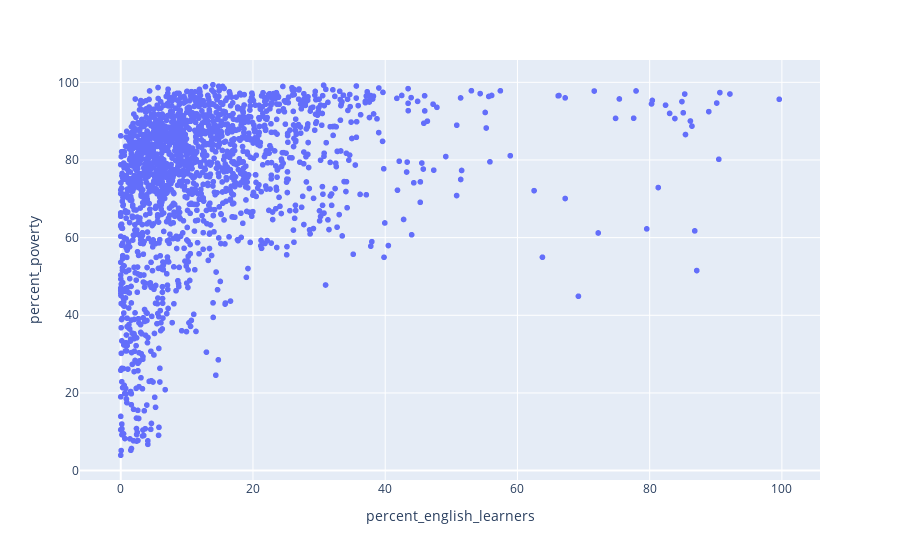

The cell this chart's notebook holds for it:
### Markdown cell above
#### Task 2E: Create a scatter plot to see whether a relationship might exist between the percentage of low-income students in a school and the percentage of English learners in a school.

The percentage of students who fall below the poverty line should be on the horizontal axis, and the percentage of English learners should be on the vertical axis.

### Code cell
# Create a scatter plot of percent_english_learners vs percent_poverty
px.scatter(schools, y='percent_poverty', x='percent_english_learners')

### Figure 1 — Plotly figure (JSON) as saved in the notebook; plotly's stock layout.template omitted (floating-point values rounded to 4 significant figures; data arrays with more than 128 entries replaced by an {"elided": "..."} marker saying what was removed)
{"data": [{"hovertemplate": "percent_english_learners=%{x}<br>percent_poverty=%{y}<extra></extra>", "legendgroup": "", "marker": {"color": "#636efa", "symbol": "circle"}, "mode": "markers", "name": "", "showlegend": false, "type": "scattergl", "x": {"elided": "1834 float values"}, "xaxis": "x", "y": {"elided": "1834 float values"}, "yaxis": "y"}], "layout": {"autosize": true, "legend": {"tracegroupgap": 0}, "margin": {"t": 60}, "xaxis": {"anchor": "y", "autorange": true, "domain": [0, 1], "range": [-6.039, 105.6], "title": {"text": "percent_english_learners"}, "type": "linear"}, "yaxis": {"anchor": "x", "autorange": true, "domain": [0, 1], "range": [-3.439, 106.8], "title": {"text": "percent_poverty"}, "type": "linear"}}}
